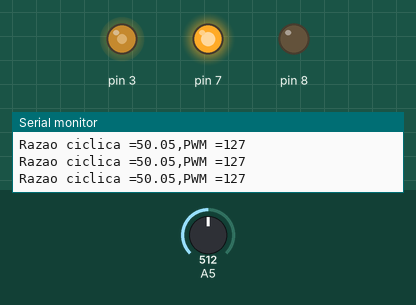
Recording of a sketch running on a simulated Arduino Uno, built with avr-gcc and run on an emulated ATmega328P. Parts: output pins drawn as LEDs (lit = HIGH), the last lines printed to the serial monitor. The test bench sets the inputs (shaded band); at power-on: A5 = 512.

Above: at 1.3 s.
1.4 s: A5 set to 716
At 2.2 s:
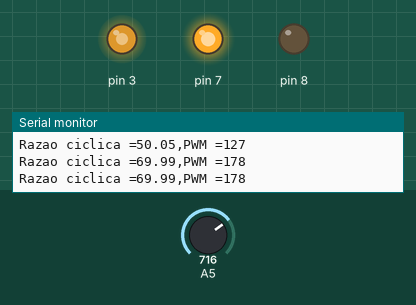
3.0 s: A5 set to 900
At 3.4 s:
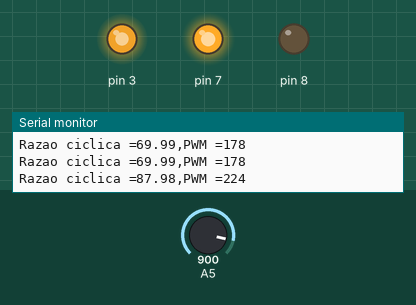
4.5 s: A5 set to 122
At 5.7 s:
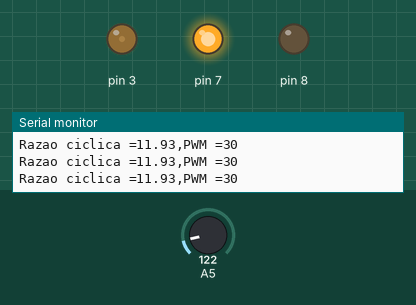
6.0 s: A5 set to 0
At 7.1 s:
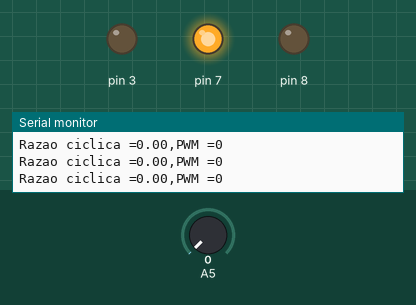
7.5 s: A5 set to 511
At 8.3 s:
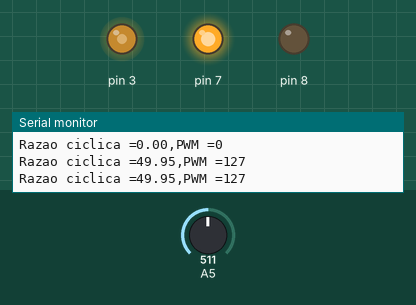
Timing chart, 0 to 10.0 s (numbered marks = the images above; inputs shaded):
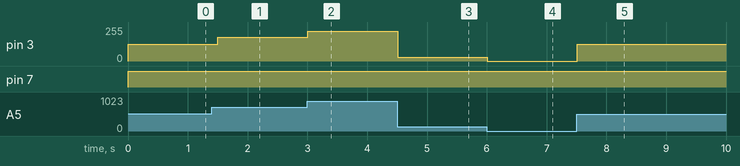

The sketch:

motor1.ino
```cpp
void setup()
{
  pinMode(A5, INPUT);
  pinMode(3, OUTPUT);
  pinMode(7, OUTPUT);
  pinMode(8, OUTPUT);
  Serial.begin(9600);
}

void loop()
{
  int potenciometro = analogRead(A5);
  float D = ((float)potenciometro)*100/1023;
  int PWM = D*255/100;
  digitalWrite(7, HIGH);
  digitalWrite(8,LOW);
  analogWrite(3,PWM);
  Serial.print("Razao ciclica =");
  Serial.print(D);
  Serial.print(",PWM =");
  Serial.println(PWM);
  delay(500);
}
```

Measured:
- after the input at 1.4 s, pin 3: 127/255 → 178/255 after 0.10 s
- after the input at 3.0 s, pin 3: 178/255 → 224/255 at once
- after the input at 4.5 s, pin 3: 224/255 → 30/255 at once
- after the input at 6.0 s, pin 3: 30/255 → 0/255 at once
- after the input at 7.5 s, pin 3: 0/255 → 127/255 at once
